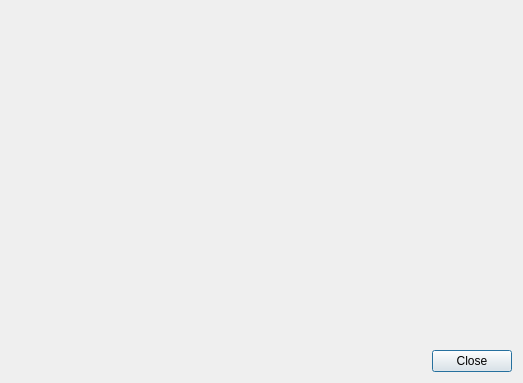
<?xml version="1.0" encoding="UTF-8"?>
<ui version="4.0">
 <class>tlinsWindowTarget</class>
 <widget class="QDialog" name="tlinsWindowTarget">
  <property name="geometry">
   <rect>
    <x>0</x>
    <y>0</y>
    <width>523</width>
    <height>383</height>
   </rect>
  </property>
  <property name="windowTitle">
   <string>Observation target</string>
  </property>
  <layout class="QVBoxLayout" name="verticalLayout">
   <item>
    <widget class="tlinsWTarget" name="widget" native="true"/>
   </item>
   <item>
    <widget class="QDialogButtonBox" name="buttonBox">
     <property name="orientation">
      <enum>Qt::Horizontal</enum>
     </property>
     <property name="standardButtons">
      <set>QDialogButtonBox::Close</set>
     </property>
    </widget>
   </item>
  </layout>
 </widget>
 <customwidgets>
  <customwidget>
   <class>tlinsWTarget</class>
   <extends>QWidget</extends>
   <header>tlinswtarget.h</header>
   <container>1</container>
  </customwidget>
 </customwidgets>
 <resources/>
 <connections>
  <connection>
   <sender>buttonBox</sender>
   <signal>accepted()</signal>
   <receiver>tlinsWindowTarget</receiver>
   <slot>accept()</slot>
   <hints>
    <hint type="sourcelabel">
     <x>248</x>
     <y>254</y>
    </hint>
    <hint type="destinationlabel">
     <x>157</x>
     <y>274</y>
    </hint>
   </hints>
  </connection>
  <connection>
   <sender>buttonBox</sender>
   <signal>rejected()</signal>
   <receiver>tlinsWindowTarget</receiver>
   <slot>reject()</slot>
   <hints>
    <hint type="sourcelabel">
     <x>316</x>
     <y>260</y>
    </hint>
    <hint type="destinationlabel">
     <x>286</x>
     <y>274</y>
    </hint>
   </hints>
  </connection>
 </connections>
</ui>
